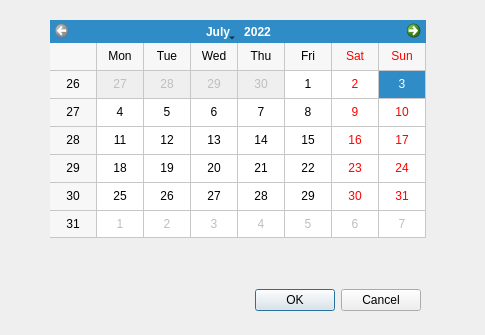
<?xml version="1.0" encoding="UTF-8"?>
<ui version="4.0">
 <class>Dialog</class>
 <widget class="QDialog" name="Dialog">
  <property name="geometry">
   <rect>
    <x>0</x>
    <y>0</y>
    <width>485</width>
    <height>335</height>
   </rect>
  </property>
  <property name="windowTitle">
   <string>Dialog</string>
  </property>
  <widget class="QDialogButtonBox" name="buttonBox">
   <property name="geometry">
    <rect>
     <x>200</x>
     <y>280</y>
     <width>221</width>
     <height>41</height>
    </rect>
   </property>
   <property name="orientation">
    <enum>Qt::Horizontal</enum>
   </property>
   <property name="standardButtons">
    <set>QDialogButtonBox::Cancel|QDialogButtonBox::Ok</set>
   </property>
  </widget>
  <widget class="QCalendarWidget" name="calendarWidget">
   <property name="geometry">
    <rect>
     <x>50</x>
     <y>20</y>
     <width>376</width>
     <height>218</height>
    </rect>
   </property>
   <property name="selectedDate">
    <date>
     <year>2022</year>
     <month>7</month>
     <day>3</day>
    </date>
   </property>
   <property name="minimumDate">
    <date>
     <year>2022</year>
     <month>7</month>
     <day>1</day>
    </date>
   </property>
   <property name="gridVisible">
    <bool>true</bool>
   </property>
  </widget>
 </widget>
 <resources/>
 <connections>
  <connection>
   <sender>buttonBox</sender>
   <signal>accepted()</signal>
   <receiver>Dialog</receiver>
   <slot>accept()</slot>
   <hints>
    <hint type="sourcelabel">
     <x>248</x>
     <y>254</y>
    </hint>
    <hint type="destinationlabel">
     <x>157</x>
     <y>274</y>
    </hint>
   </hints>
  </connection>
  <connection>
   <sender>buttonBox</sender>
   <signal>rejected()</signal>
   <receiver>Dialog</receiver>
   <slot>reject()</slot>
   <hints>
    <hint type="sourcelabel">
     <x>316</x>
     <y>260</y>
    </hint>
    <hint type="destinationlabel">
     <x>286</x>
     <y>274</y>
    </hint>
   </hints>
  </connection>
 </connections>
</ui>
